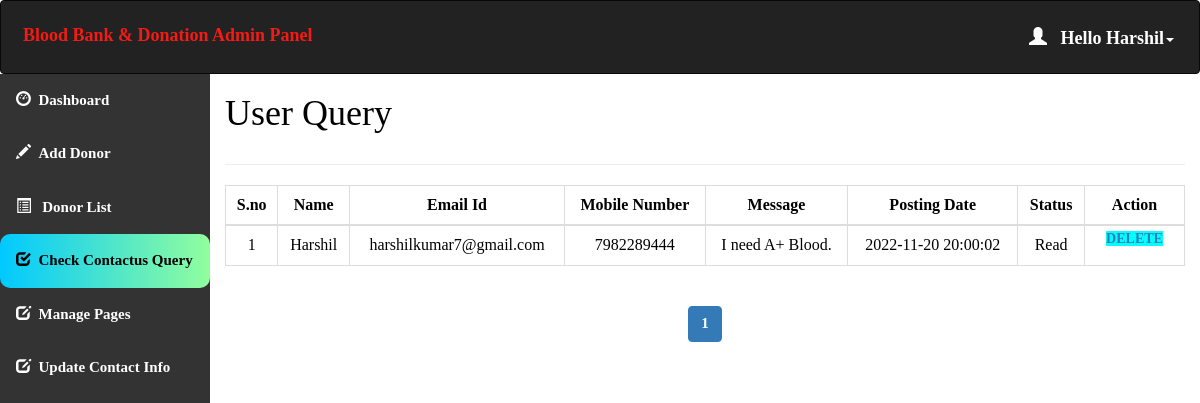
Page /admin/query.php (signed in) on the committed database.
### tables this page shows
create table contact_query(
query_id int auto_increment Not Null,
query_name varchar(100) NOT NULL,
query_mail varchar(120) NOT NULL,
query_number char(11) NOT NULL,
query_message longtext NOT NULL,
query_date timestamp NOT NULL DEFAULT CURRENT_TIMESTAMP,
query_status int(11) DEFAULT NULL,
Primary key(query_id)
);

### admin/query.php (the view, shortened to what this page needs)
<html>
<head>
  <link rel="stylesheet" href="https://maxcdn.bootstrapcdn.com/bootstrap/3.4.1/css/bootstrap.min.css">
</head>
<?php
include 'conn.php';
  if (isset($_SESSION['loggedin']) && $_SESSION['loggedin'] == true) {
  ?>
<body style="color:black">
<div id="header">
<?php include 'header.php';
?>
</div>
<div id="sidebar">
<?php $active="query"; include 'sidebar.php'; ?>
</div>
<div id="content" >
  <div class="content-wrapper">
    <div class="container-fluid">
      <div class="row">
        <div class="col-md-12 lg-12 sm-12">
          <h1 class="page-title">User Query</h1>
        </div>
      </div>
      <hr>
      <?php
        include 'conn.php';
          $limit = 10;
          if(isset($_GET['page'])){
            $page = $_GET['page'];
          }else{
            $page = 1;
          }
          $offset = ($page - 1) * $limit;
          $count=$offset+1;
        $sql= "select * from contact_query LIMIT {$offset},{$limit}";
        $result=mysqli_query($conn,$sql);
        if(mysqli_num_rows($result)>0)   {
       ?>
       <div class="table-responsive">
      <table class="table table-bordered" style="text-align:center">
          <thead style="text-align:center">
          <th style="text-align:center">S.no</th>
          <th style="text-align:center">Name</th>
          <th style="text-align:center">Email Id</th>
          <th style="text-align:center">Mobile Number</th>
          <th style="text-align:center">Message</th>
          <th style="text-align:center">Posting Date</th>
          <th style="text-align:center">Status</th>
          <th style="text-align:center">Action</th>
          </thead>
          <tbody>
            <?php
            while($row = mysqli_fetch_assoc($result)) { ?>
          <tr>
                  <td><?php echo $count++; ?></td>
                  <td><?php echo $row['query_name']; ?></td>
                  <td><?php echo $row['query_mail']; ?></td>
                  <td><?php echo $row['query_number']; ?></td>
                  <td><?php echo $row['query_message']; ?></td>
                  <td><?php echo $row['query_date']; ?></td>
                  <?php if($row['query_status']==1)
{
?><td>Read<br></td>
<?php } else {?>
<td><a href="query.php?id=<?php echo $row['query_id'];?>" onclick="clickme()"><b id="demo">Pending</b></a><br>
</td>
<?php } ?>
                    <td id="he" style="width:100px">
                    <a style="background-color:aqua" href='delete_query.php?id=<?php echo $row['query_id']; ?>'> Delete </a>
                </td>
              </tr>
            <?php } ?>
          </tbody>
      </table>
    </div>
    <?php } ?>
    <div class="table-responsive"style="text-align:center;align:center">
        <?php
        $sql1 = "SELECT * FROM contact_query";
        $result1 = mysqli_query($conn, $sql1) or die("Query Failed.");
        if(mysqli_num_rows($result1) > 0){
          $total_records = mysqli_num_rows($result1);
          $total_page = ceil($total_records / $limit);
          echo '<ul class="pagination admin-pagination">';
          for($i = 1; $i <= $total_page; $i++){
            if($i == $page){
              $active = "active";
            }else{
              $active = "";
            }
            echo '<li class="'.$active.'"><a href="query.php?page='.$i.'">'.$i.'</a></li>';
          }
          echo '</ul>';
        }
        ?>
        </div>
      </div>
    </div>
   <?php }
    ?>
</body>
</html>

### admin/header.php (shortened to what this page needs)
<!DOCTYPE html>
<html>
<head>
  <link rel="stylesheet" href="https://maxcdn.bootstrapcdn.com/bootstrap/3.4.1/css/bootstrap.min.css">
</head>
<body>
<nav class="navbar navbar-inverse">
  <div class="container-fluid">
    <div class="navbar-header">
      <a class="navbar-brand" id="qq" href="dashboard.php" style="color:#F51A14;">Blood Bank & Donation Admin Panel</a>
    </div>
    <ul class="nav navbar-nav navbar-right">
      <li class="dropdown"><a class="dropdown-toggle" id="qw" data-toggle="dropdown" href="#" style="font-weight:bold;color:white "> <span class="glyphicon glyphicon-user"></span>&nbsp&nbsp
        <?php
        include 'conn.php';
        $username=$_SESSION['username'];
        $sql="select * from admin_info where admin_username='$username'";
        $result=mysqli_query($conn,$sql) or die("query failed.");
        $row=mysqli_fetch_assoc($result);
        echo "Hello ".$row['admin_name'];
       ?><span class="caret"></span></a>
    </li>
    </ul>
  </div>
</nav>
</body></html>

### admin/query.php (style rules this page uses)
#sidebar { position:relative;margin-top:-20px }
#content { position:relative;margin-left:210px }
#he { font-size: 14px; font-weight: 600; text-transform: uppercase; padding: 3px 7px; color: #fff; text-decoration: none; border-radius: 3px; align:center }

### admin/header.php (style rules this page uses)
.navbar { background-color: #333333 ; padding: 10px 10px; color:#FF0404 ; }
.navbar a { float: left; color: white; text-align: center; padding: 12px; text-decoration: none; font-size: 18px; line-height: 25px; }
.navbar-brand { font-size: 25px; font-weight: bold; }
.navbar a { float: none; display: block; text-align: left; }
.navbar-right { float: none; }

### admin/sidebar.php (style rules this page uses)
body { margin: 0; font-family: 'Averia Gruesa Libre';font-size: 15px; color:#F8F9F9; }

### rows in the picture
contact_query: query_name "Harshil", query_mail "harshilkumar7@gmail.com", query_number "7982289444", query_message "I need A+ Blood.", query_date "2022-11-20 20:00:02", query_status "Read"

### other values in the picture
$row['admin_name'] "Harshil"
